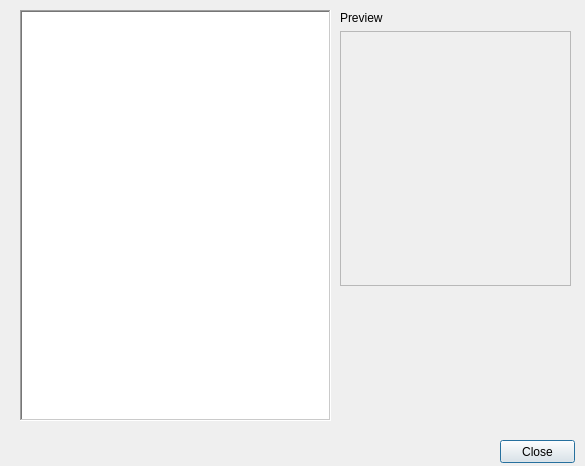
<?xml version="1.0" encoding="UTF-8"?>
<ui version="4.0">
 <class>shoTaskInfoDlg</class>
 <widget class="QDialog" name="shoTaskInfoDlg">
  <property name="geometry">
   <rect>
    <x>0</x>
    <y>0</y>
    <width>585</width>
    <height>466</height>
   </rect>
  </property>
  <property name="sizePolicy">
   <sizepolicy hsizetype="Fixed" vsizetype="Fixed">
    <horstretch>0</horstretch>
    <verstretch>0</verstretch>
   </sizepolicy>
  </property>
  <property name="windowTitle">
   <string>Task Info</string>
  </property>
  <widget class="QTableView" name="taskInfoTable">
   <property name="geometry">
    <rect>
     <x>20</x>
     <y>10</y>
     <width>311</width>
     <height>411</height>
    </rect>
   </property>
   <property name="frameShape">
    <enum>QFrame::WinPanel</enum>
   </property>
  </widget>
  <widget class="QWidget" name="verticalLayoutWidget">
   <property name="geometry">
    <rect>
     <x>340</x>
     <y>10</y>
     <width>231</width>
     <height>276</height>
    </rect>
   </property>
   <layout class="QVBoxLayout" name="verticalLayout">
    <item>
     <widget class="QLabel" name="previewLabel">
      <property name="text">
       <string>Preview</string>
      </property>
     </widget>
    </item>
    <item>
     <widget class="QFrame" name="frame">
      <property name="minimumSize">
       <size>
        <width>0</width>
        <height>255</height>
       </size>
      </property>
      <property name="palette">
       <palette>
        <active>
         <colorrole role="Button">
          <brush brushstyle="SolidPattern">
           <color alpha="255">
            <red>0</red>
            <green>0</green>
            <blue>0</blue>
           </color>
          </brush>
         </colorrole>
         <colorrole role="Base">
          <brush brushstyle="SolidPattern">
           <color alpha="255">
            <red>0</red>
            <green>0</green>
            <blue>0</blue>
           </color>
          </brush>
         </colorrole>
        </active>
        <inactive>
         <colorrole role="Button">
          <brush brushstyle="SolidPattern">
           <color alpha="255">
            <red>0</red>
            <green>0</green>
            <blue>0</blue>
           </color>
          </brush>
         </colorrole>
         <colorrole role="Base">
          <brush brushstyle="SolidPattern">
           <color alpha="255">
            <red>0</red>
            <green>0</green>
            <blue>0</blue>
           </color>
          </brush>
         </colorrole>
        </inactive>
        <disabled>
         <colorrole role="Button">
          <brush brushstyle="SolidPattern">
           <color alpha="255">
            <red>0</red>
            <green>0</green>
            <blue>0</blue>
           </color>
          </brush>
         </colorrole>
         <colorrole role="Base">
          <brush brushstyle="SolidPattern">
           <color alpha="255">
            <red>0</red>
            <green>0</green>
            <blue>0</blue>
           </color>
          </brush>
         </colorrole>
        </disabled>
       </palette>
      </property>
      <property name="frameShape">
       <enum>QFrame::StyledPanel</enum>
      </property>
      <property name="frameShadow">
       <enum>QFrame::Sunken</enum>
      </property>
      <property name="lineWidth">
       <number>3</number>
      </property>
      <zorder>previewLabel</zorder>
     </widget>
    </item>
   </layout>
  </widget>
  <widget class="QPushButton" name="closeButton">
   <property name="geometry">
    <rect>
     <x>500</x>
     <y>440</y>
     <width>75</width>
     <height>23</height>
    </rect>
   </property>
   <property name="text">
    <string>Close</string>
   </property>
  </widget>
 </widget>
 <resources/>
 <connections/>
</ui>
